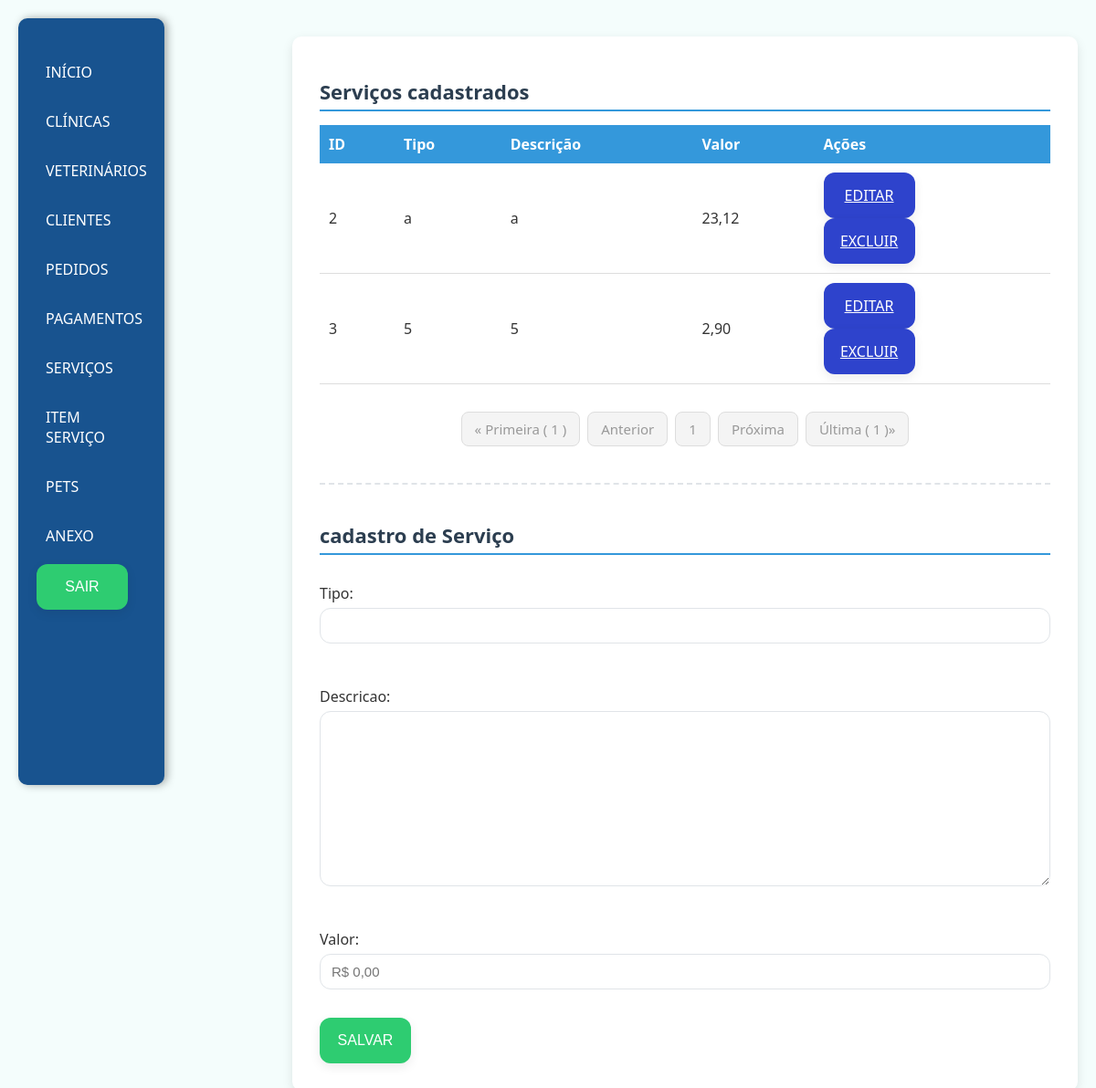
The app's page /servico/ (signed in) with its own data.
### app/models.py (models this page shows, shortened)
class Servico(models.Model):
    tipo = models.CharField(max_length=100)
    descricao = models.TextField()
    valor = models.DecimalField(max_digits=10, decimal_places=2)

### app/views.py (the view)
# urls.py: path('servico/', views.servico, name='servico'),
@login_required
def servico(request):
    servicos = Servico.objects.all()
    pc = request.GET.get('pc', 1)
    listaServicos = Paginator(servicos, 3).get_page(pc)
    formulario = CadastroServico_MF()
    if request.method == 'POST':
        formulario = CadastroServico_MF(request.POST)
        if formulario.is_valid():
            formulario.save()
            return redirect('servico')
    return render(request, 'servico/servico.html', {
        "servicos": listaServicos,
        "formulario": formulario
    })

### app/forms.py
class CadastroServico_MF(forms.ModelForm):
    class Meta:
        model = Servico
        fields = '__all__'
        widgets = {
            "dataServico": forms.DateTimeInput(attrs={
                "class": "formulario",
                "type": "datetime-local"
            }),
            "tipo": forms.TextInput(attrs={"class": "formulario"}),
            "descricao": forms.Textarea(attrs={"class": "formulario"}),
            "valor":  forms.NumberInput(attrs={"class": "formulario","step": "0.01","placeholder": "R$ 0,00"}),
        }

### app/templates/servico/servico.html (shortened to what this page needs)
{%extends 'base.html'%}
{%load static%}
{%block estiloCss%}
<link rel="stylesheet" href="{%static 'css/padrao.css'%}">
{%endblock%}
{%block conteudo%}
<div>
        <h1>Serviços cadastrados</h1>
        <table>
            <thead>
                <tr>
                    <th>ID</th>
                    <th>Tipo</th>
                    <th>Descrição</th>
                    <th>Valor</th>
                    <th>Ações</th>
                </tr>
            </thead>
            <tbody>
                {% for servico in servicos %}
                <tr>
                    <td>{{ servico.id }}</td>
                    <td>{{ servico.tipo }}</td>
                    <td>{{ servico.descricao }}</td>
                    <td>{{ servico.valor }}</td>
                    <td id="link">
                        <a class="btnA" href="{% url 'editarServico' servico.id %}">EDITAR</a>
                        <a class="btnA" href="{% url 'excluirServico' servico.id %}">EXCLUIR</a>
                    </td>
                </tr>
                {% empty %}
                <tr>
                    <td colspan="7">Nenhum serviço cadastrado no sistema</td>
                </tr>
                {% endfor %}
            </tbody>
        </table>
    <nav aria-label="Page navigation">
    <ul class="pagination justify-content-center">
    {%if servicos.number == 1%}
      <li class="page-item disabled">
        <a class="page-link" href="#">&laquo; Primeira &#40 {{servicos.number}} &#41 </a>
      </li>
      <li class="page-item disabled">
        <a class="page-link" href="#">Anterior</a>
      </li>
      {% endif %}
      <li class="page-item disabled">
        <a class="page-link" href="">{{servicos.number}}</a>
      </li>
      {%if servicos.paginator.num_pages == servicos.number%}
      <li class="page-item disabled">
        <a class="page-link" href="#">Próxima </a>
      </li>
      <li class="page-item disabled">
        <a class="page-link" href="#">Última &#40 {{servicos.paginator.num_pages}} &#41&raquo;</a>
      </li>
      {%endif%}
    </ul>
    </nav>
    <hr>
    <h1>cadastro de Serviço</h1>
     <form method="POST">
        {{formulario.as_p}}
        <button type="submit">SALVAR</button>
    </form>
</div>
{% endblock %}

### app/static/css/base.css (style rules this page uses)
body { font-family: 'Segoe UI', sans-serif; background-color: #f4fdfc; margin: 0; padding: 20px; color: #333; display: flex; justify-content: space-between; }
form button { background-color: #2ecc71; color: #fff; border: none; padding: 12px 0; font-size: 16px; font-weight: 500; border-radius: 12px; cursor: pointer; transition: all 0.3s ease; box-shadow: 0 4px 12px rgba(0, 0, 0, 0.08); height: 50px; width: 100px; display: flex; align-items: center; justify-content: center; }

### app/static/css/padrao.css (style rules this page uses)
h1 { font-size: 22px; color: #2c3e50; margin-bottom: 15px; border-bottom: 2px solid #3498db; padding-bottom: 5px; }
table { width: 100%; border-collapse: collapse; margin-bottom: 30px; }
thead tr { background-color: #3498db; color: white; }
thead tr th { padding: 10px; text-align: left; }
tbody td { padding: 10px; border-bottom: 1px solid #ddd; }
form { display: flex; flex-direction: column; gap: 15px; }
form button { background-color: #2ecc71; color: #fff; border: none; padding: 12px 0; font-size: 16px; font-weight: 500; border-radius: 12px; cursor: pointer; transition: all 0.3s ease; box-shadow: 0 4px 12px rgba(0, 0, 0, 0.08); height: 50px; width: 100px; display: flex; align-items: center; justify-content: center; }
hr { margin: 40px 0; border: none; border-top: 1px solid #ccc; }
.btnA { background-color: #2e43cc; color: #fff; border: none; font-size: 16px; font-weight: 500; border-radius: 12px; cursor: pointer; transition: all 0.3s ease; box-shadow: 0 4px 12px rgba(0, 0, 0, 0.08); height: 50px; width: 100px; display: flex; align-items: center; justify-content: center; }
form p { display: flex; flex-direction: column; }
form label { font-weight: 500; margin-bottom: 5px; }
form input, form select, form textarea { padding: 10px 12px; border: 1px solid #e0e4e8; border-radius: 12px; font-size: 15px; outline: none; transition: all 0.3s ease; }
hr { border: none; border-top: 2px dashed #e0e4e8; margin: 40px 0; }
.pagination { display: flex; justify-content: center; align-items: center; list-style: none; padding-left: 0; margin: 30px 0; gap: 8px; flex-wrap: wrap; font-family: 'Segoe UI', sans-serif; }
.page-item { display: inline-block; }
.page-link { display: block; color: #2e43cc; background-color: #ffffff; border: 1px solid #d1d1d1; border-radius: 8px; padding: 8px 14px; font-size: 15px; font-weight: 500; text-decoration: none; transition: all 0.3s ease; box-shadow: 0 2px 6px rgba(0, 0, 0, 0.05); }
.page-item.disabled .page-link { color: #999; background-color: #f4f4f4; border-color: #ddd; cursor: not-allowed; box-shadow: none; }

### records on screen
Servico: id "2", tipo "a", descricao "a", valor "23,12"
Servico: id "3", tipo "5", descricao "5", valor "2,90"

### other values on screen
{{ servicos.number }} "1"
{{ servicos.paginator.num_pages }} "1"
